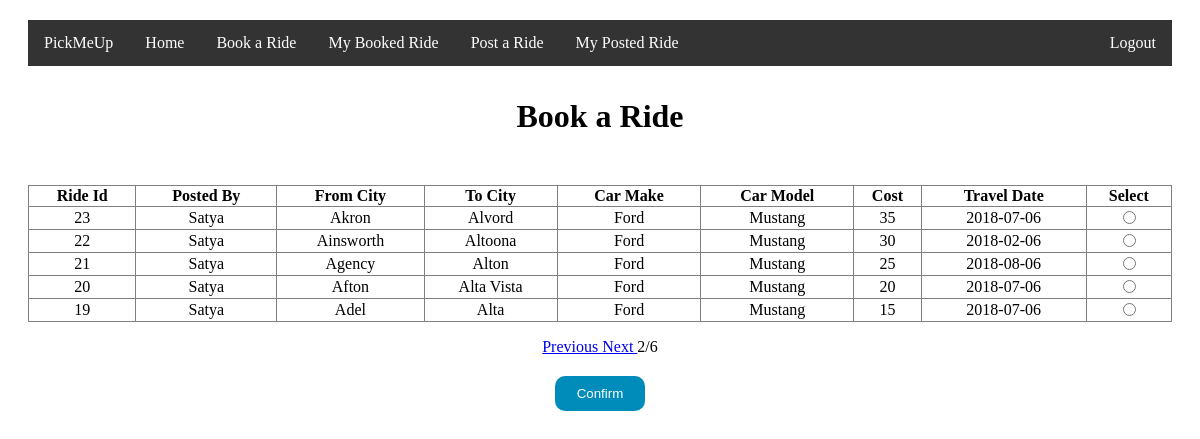
Page /view.php?pageNow=2 on the committed database.
### tables this page shows
CREATE TABLE `Ride` (
  `ride_id` int(10) UNSIGNED NOT NULL,
  `name_user` varchar(30) NOT NULL,
  `source` varchar(30) NOT NULL,
  `destination` varchar(30) NOT NULL,
  `car_make` varchar(50) NOT NULL,
  `car_model` varchar(50) NOT NULL,
  `start_date` date DEFAULT NULL,
  `cost` int(10) NOT NULL,
  `booked` boolean NOT NULL default 0
);

### view.php (the view, shortened to what this page needs)
<?php
    require_once "conndb.php";
?>
<!DOCTYPE html>
<html>
<head>
<link rel="stylesheet" href="css/style.css" />
</head>
<body>
<div class="container">
<ul>
<li><a href="home.php">PickMeUp</a></li>
<li><a href="home.php">Home</a></li>
<li><a href="view.php">Book a Ride</a></li>
<li><a href="history.php">My Booked Ride</a></li>
<li><a href="post.php">Post a Ride</a></li>
<li><a href="cancelpost.php">My Posted Ride</a></li>
<li style="float:right"><a href="logout.php">Logout</a></li>
</ul>
<h1><p align="center">Book a Ride</p></h1>
<br>
<table align="center" width="100%" border="1" style="border-collapse:collapse;", name="table">
<thead>
<tr>
<th><strong>Ride Id</strong></th>
<th><strong>Posted By</strong></th>
<th><strong>From City</strong></th>
<th><strong>To City</strong></th>
<th><strong>Car Make</strong></th>
<th><strong>Car Model</strong></th>
<th><strong>Cost</strong></th>
<th><strong>Travel Date</strong></th>
<th><strong>Select</strong></th>
</tr>
</thead>
<?php
    $pageSize = 5;
    $rowCount = 0;
    $pageNow = 1;
    if(!empty($_GET['pageNow'])){
        $pageNow = $_GET['pageNow'];
    }
    $query1 = "SELECT * FROM Ride WHERE booked=0";
    $res1 = mysqli_query($conn,$query1);
    if($row1 = mysqli_fetch_assoc($res1)){
        $rowCount = $res1->num_rows;
    }
    $pageCount = ceil($rowCount/$pageSize);
    $pre = ($pageNow - 1)*$pageSize;
    $sel_query="SELECT * FROM Ride WHERE booked = 0 ORDER BY ride_id DESC LIMIT $pre, $pageSize";
    $result = mysqli_query($conn,$sel_query);
    while($row = mysqli_fetch_assoc($result)) { ?>
    <tr>
        <td align="center"><?php echo $row["ride_id"]; ?></td>
        <td align="center"><?php echo $row["name_user"]; ?></td>
        <td align="center"><?php echo $row["source"]; ?></td>
        <td align="center"><?php echo $row["destination"]; ?></td>
        <td align="center"><?php echo $row["car_make"]; ?></td>
        <td align="center"><?php echo $row["car_model"]; ?></td>
        <td align="center"><?php echo $row["cost"]; ?></td>
        <td align="center"><?php echo $row["start_date"]; ?></td>
        <form name="form" method="post" action="">
        <td align="center"><label><input type="radio" name="radio" value="<?php echo $row["ride_id"]; ?>"></label></td>
    </tr>
<?php } ?>
</table>
<?php
    if (($pageNow>1) && ($pageNow<$pageCount)){
        $prePage = $pageNow - 1;
        $nextPage = $pageNow + 1;
        echo "<p align='center'><a href='view.php?pageNow=$prePage'>Previous </a>";
        echo "<a href='view.php?pageNow=$nextPage'>Next </a>";
        echo "{$pageNow}/{$pageCount}</p>";
    }
?>
<p align = "center"><input name="submit" type="submit" value="Confirm" /></p>
</div>
</body>
</html>

### css/style.css (style rules this page uses)
div { margin: 20px; }
ul { list-style-type: none; margin: 0; padding: 0; overflow: hidden; background-color: #333; }
li { float: left; }
li a { display: block; color: white; text-align: center; padding: 14px 16px; text-decoration: none; }

### view.php (style rules this page uses)
input[type=submit] { background-color: #008CBA; border: none; border-radius: 10px; color: white; padding: 10px 22px; text-decoration: none; margin: 4px 2px; cursor: pointer; }

### rows in the picture
ride: ride_id "23", name_user "Satya", source "Akron", destination "Alvord", car_make "Ford", car_model "Mustang", cost "35", start_date "2018-07-06"
ride: ride_id "22", name_user "Satya", source "Ainsworth", destination "Altoona", car_make "Ford", car_model "Mustang", cost "30", start_date "2018-02-06"
ride: ride_id "21", name_user "Satya", source "Agency", destination "Alton", car_make "Ford", car_model "Mustang", cost "25", start_date "2018-08-06"
ride: ride_id "20", name_user "Satya", source "Afton", destination "Alta Vista", car_make "Ford", car_model "Mustang", cost "20", start_date "2018-07-06"
ride: ride_id "19", name_user "Satya", source "Adel", destination "Alta", car_make "Ford", car_model "Mustang", cost "15", start_date "2018-07-06"

### other values in the picture
$pageNow "2"
$pageCount "6"
